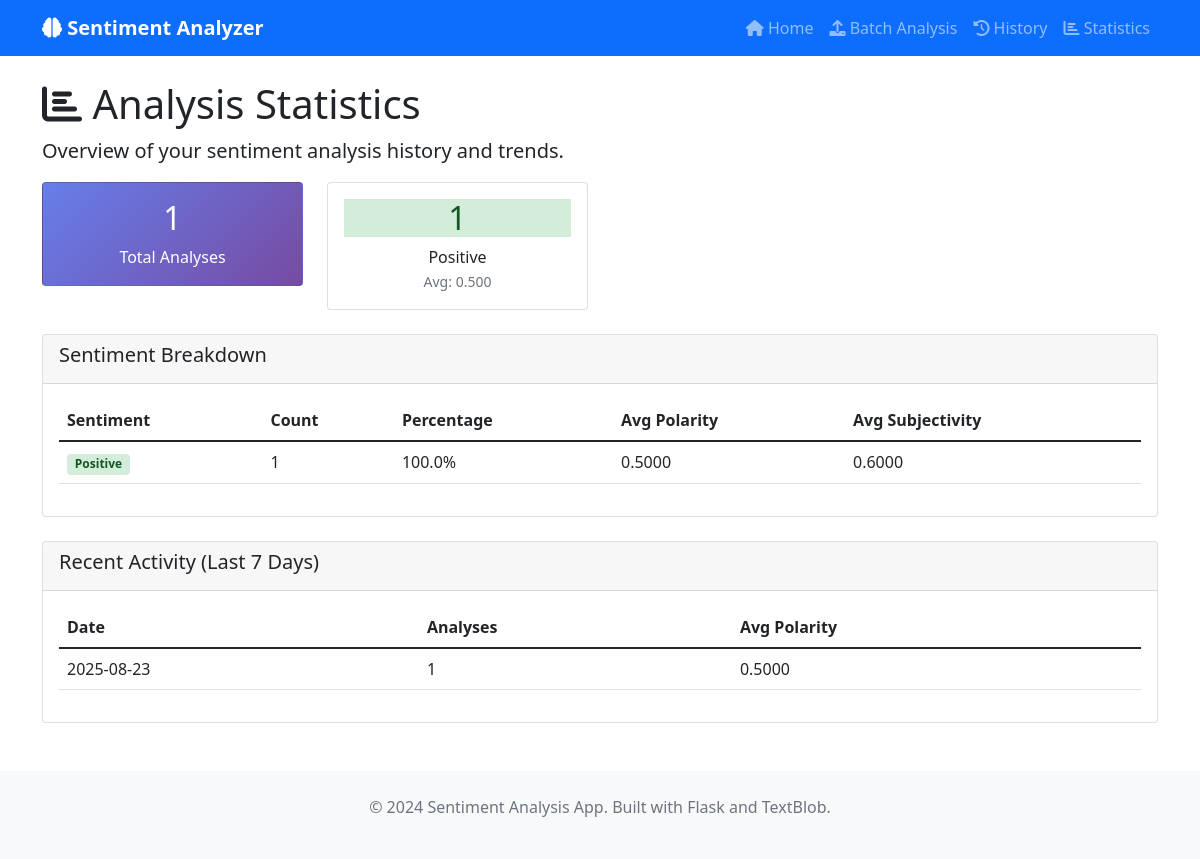
Screenshot of /stats with the database file from the repository.
### tables this page shows
CREATE TABLE sentiment_analysis (
                id INTEGER PRIMARY KEY AUTOINCREMENT,
                text TEXT NOT NULL,
                polarity REAL NOT NULL,
                subjectivity REAL NOT NULL,
                sentiment TEXT NOT NULL,
                confidence TEXT NOT NULL,
                word_count INTEGER NOT NULL,
                sentence_count INTEGER DEFAULT 1,
                detected_language TEXT DEFAULT 'unknown',
                timestamp DATETIME DEFAULT CURRENT_TIMESTAMP
            );

### Sentiment_Analyzer.py (the view)
@app.route('/stats')
def stats():
    try:
        with get_db_connection() as conn:
            total_query = 'SELECT COUNT(*) as total FROM sentiment_analysis'
            cursor = conn.execute(total_query)
            total_count = cursor.fetchone()['total']
            if total_count == 0:
                return render_template('stats.html',
                                     sentiment_stats=[],
                                     daily_stats=[],
                                     total_count=0)
            sentiment_query = '''
                SELECT
                    sentiment,
                    COUNT(*) as sentiment_count,
                    AVG(polarity) as avg_polarity,
                    AVG(subjectivity) as avg_subjectivity
                FROM sentiment_analysis
                GROUP BY sentiment
            '''
            cursor = conn.execute(sentiment_query)
            sentiment_stats = cursor.fetchall()
            daily_query = '''
                SELECT
                    DATE(timestamp) as date,
                    COUNT(*) as daily_count,
                    AVG(polarity) as daily_avg_polarity
                FROM sentiment_analysis
                WHERE timestamp >= date('now', '-7 days')
                GROUP BY DATE(timestamp)
                ORDER BY date DESC
            '''
            cursor = conn.execute(daily_query)
            daily_stats = cursor.fetchall()
        return render_template('stats.html',
                             sentiment_stats=sentiment_stats,
                             daily_stats=daily_stats,
                             total_count=total_count)
    except Exception as e:
        flash(f'Error loading statistics: {str(e)}', 'error')
        return redirect(url_for('index'))

### Sentiment_Analyzer.py (called while the page is built)
@contextmanager
def get_db_connection():
    conn = sqlite3.connect(DATABASE_PATH)
    conn.row_factory = sqlite3.Row
    try:
        yield conn
    finally:
        conn.close()

### templates/stats.html (shortened to what this page needs)
{% extends "base.html" %}
{% block content %}
<div class="row">
    <div class="col-12">
        <h1><i class="fas fa-chart-bar"></i> Analysis Statistics</h1>
        <p class="lead">Overview of your sentiment analysis history and trends.</p>
    </div>
</div>
{% if total_count > 0 %}
<div class="row mb-4">
    <div class="col-md-3">
        <div class="card stats-card text-center">
            <div class="card-body">
                <h2>{{ total_count }}</h2>
                <p class="mb-0">Total Analyses</p>
            </div>
        </div>
    </div>
    {% for stat in sentiment_stats %}
    <div class="col-md-3">
        <div class="card text-center">
            <div class="card-body">
                <h2 class="sentiment-{{ stat.sentiment.lower() }}">{{ stat.sentiment_count }}</h2>
                <p class="mb-0">{{ stat.sentiment }}</p>
                <small class="text-muted">Avg: {{ "%.3f"|format(stat.avg_polarity) }}</small>
            </div>
        </div>
    </div>
    {% endfor %}
</div>
{% if sentiment_stats %}
<div class="row mb-4">
    <div class="col-12">
        <div class="card">
            <div class="card-header">
                <h5>Sentiment Breakdown</h5>
            </div>
            <div class="card-body">
                <div class="table-responsive">
                    <table class="table">
                        <thead>
                            <tr>
                                <th>Sentiment</th>
                                <th>Count</th>
                                <th>Percentage</th>
                                <th>Avg Polarity</th>
                                <th>Avg Subjectivity</th>
                            </tr>
                        </thead>
                        <tbody>
                            {% for stat in sentiment_stats %}
                            <tr>
                                <td>
                                    <span class="badge sentiment-{{ stat.sentiment.lower() }}">
                                        {{ stat.sentiment }}
                                    </span>
                                </td>
                                <td>{{ stat.sentiment_count }}</td>
                                <td>{{ "%.1f"|format((stat.sentiment_count / total_count) * 100) }}%</td>
                                <td>{{ "%.4f"|format(stat.avg_polarity) }}</td>
                                <td>{{ "%.4f"|format(stat.avg_subjectivity) }}</td>
                            </tr>
                            {% endfor %}
                        </tbody>
                    </table>
                </div>
            </div>
        </div>
    </div>
</div>
{% endif %}
{% if daily_stats %}
<div class="row">
    <div class="col-12">
        <div class="card">
            <div class="card-header">
                <h5>Recent Activity (Last 7 Days)</h5>
            </div>
            <div class="card-body">
                <div class="table-responsive">
                    <table class="table">
                        <thead>
                            <tr>
                                <th>Date</th>
                                <th>Analyses</th>
                                <th>Avg Polarity</th>
                            </tr>
                        </thead>
                        <tbody>
                            {% for stat in daily_stats %}
                            <tr>
                                <td>{{ stat.date }}</td>
                                <td>{{ stat.daily_count }}</td>
                                <td>{{ "%.4f"|format(stat.daily_avg_polarity) }}</td>
                            </tr>
                            {% endfor %}
                        </tbody>
                    </table>
                </div>
            </div>
        </div>
    </div>
</div>
{% endif %}
{% endif %}
{% endblock %}

### templates/base.html (style rules this page uses)
.sentiment-positive { background-color: #d4edda; color: #155724; }
.stats-card { background: linear-gradient(135deg, #667eea 0%, #764ba2 100%); color: white; }

### rows the page displays
sentiment_analysis: sentiment_count "1", sentiment "Positive", avg_polarity "0.500", sentiment_count "100.0", avg_polarity "0.5000", avg_subjectivity "0.6000"

### other values shown
{{ total_count }} "1"
{{ stat.date }} "2025-08-23"
{{ stat.daily_count }} "1"
{{ "%.4f"|format(stat.daily_avg_polarity) }} "0.5000"
